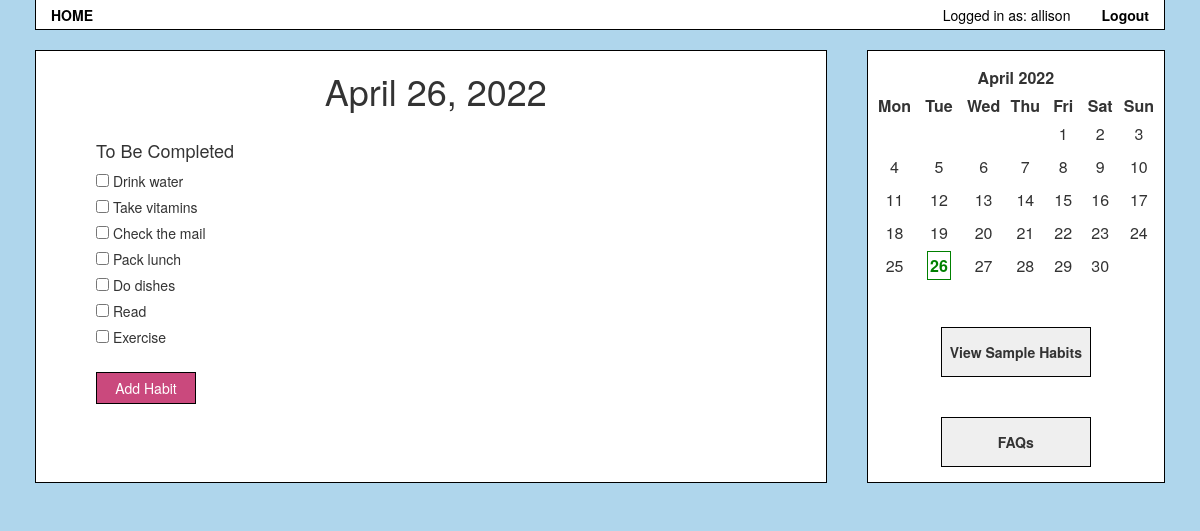
The app's page /index (signed in) with its own data.
### app/models.py (models this page shows, shortened)
class User(UserMixin, db.Model):
    id = db.Column(db.Integer, primary_key=True)
    username = db.Column(db.String(64), index=True, unique=True)
    email = db.Column(db.String(120), index=True, unique=True)
    password_hash = db.Column(db.String(128))
    habits = db.relationship('Habit', cascade='all, delete', backref='user')

class Habit(db.Model):
    id = db.Column(db.Integer, index=True, primary_key=True)
    name = db.Column(db.String(120), index=True)
    date = db.Column(db.Date, index=True)
    completed = db.Column(db.Boolean)
    user_id = db.Column(db.Integer, db.ForeignKey('user.id'))
    def __repr__(self):
        return '<Habit {}>'.format(self.name)

### app/routes.py (the view)
@app.route('/')
@app.route('/index')
def index():
    if current_user.is_anonymous:
        return redirect(url_for('login'))
    today = date.today()
    strdate = today.strftime('%B %d, %Y')
    habits = Habit.query.filter_by(user_id=current_user.id)
    checkedHabits = Habit.query.filter_by(user_id=current_user.id, completed=True, date=today).all()
    uncheckedHabits = []
    for habit in habits:
        if habit not in checkedHabits:
            uncheckedHabits.append(habit)
    print(uncheckedHabits)
    print(checkedHabits)
    month = getMonthCalendar()
    return render_template('index.html', title='Habit Tracker',
    date=strdate, month=month,
    habits=uncheckedHabits, completedHabits=checkedHabits)

### app/helpers.py (called while the page is built)
def getMonthCalendar():
    today = date.today()
    month, year = today.month, today.year
    monthCal = calendar.HTMLCalendar(firstweekday=0)
    calHTML = monthCal.formatmonth(year, month)
    editDate = '>' + str(today.day) + '<'
    display = '><b><span class="today">' + str(today.day) + '</span></b><'
    editedCal = calHTML.replace(str(editDate), display)
    return editedCal

### app/models.py (called while the page is built)
@login.user_loader
def load_user(id):
    return User.query.get(int(id))

### app/templates/index.html (shortened to what this page needs)
{% extends 'bootstrap/base.html' %}
{% block styles %}
{{super()}}
<link rel="stylesheet" href="{{ url_for('static', filename='style.css') }}">
{% endblock %}
{% block content %}
<div class="container">
<div class="main">
{% if current_user.is_anonymous %}
<div class="content">
<p><a class="navlink" href="{{ url_for('login') }}">Login</a> to view habits.</p>
</div>{% else %}
{% include 'viewHabits.html' %}
{% endif %}
{% include 'sidebar.html' %}
</div>
{% endblock %}

### app/templates/header.html (shortened to what this page needs)
{% block head %}
<head>
    <div class="navbar">
        <a class="navlink" href="/">HOME</a>
        <div class="right">
        {% if current_user.is_anonymous %}
        <a class="navlink" href="{{ url_for('login') }}">Login</a>
        {% else %}
        Logged in as: {{ current_user.username }}
        <a class="navlink" href="{{ url_for('logout') }}">Logout</a>
        {% endif %}
        </div>
    </div>
</head>
{% endblock %}

### app/templates/viewHabits.html (shortened to what this page needs)
{% block content %}
<div class="content">
    <h1 class="center-date">{{ date }}</h1>
    <div class="habits">
    <h4>To Be Completed</h4>
    {% for habit in habits %}
    <input type="checkbox" class="habit" id="habit" name="{{habit.id}}">
    <label for="{{habit.id}}">{{ habit.name }}</label>
    {% if showDelete == true %} - <a class="delete-button" name="{{habit.id}}">[DELETE]</a>{% endif %}<br />
    {% endfor %}
    <br />
    <div>
        <a data-target="#habit-modal" role="button" class="btn" data-toggle="modal"><span class="">Add Habit</span></a>
    </div>
    </div>
    </div>
</div>
{% endblock %}

### app/templates/sidebar.html
<div class="sidebar">
    <div class="calendar-display">
        {{ month | safe }}
    </div>
    <br /><br />
    <div class="button-display">
        <button class="sidebar-button">View Sample Habits</button>
        <br /><br /><br />
        <button class="sidebar-button">FAQs</button>
    </div>
</div>

### app/static/style.css (style rules this page uses)
.navbar { background-color: white; border: 1px solid black; border-top: transparent; border-radius: 0; margin-left: 35px; margin-right: 35px; padding-top: 5px; padding-left: 15px; padding-right: 15px; margin-bottom: 0px; font-weight: bold; min-height: 30px; }
.navlink, .navlink:hover { color: black; font-weight: bold; padding: 0px; }
.right { float: right; color: black; font-weight: normal; }
body { background-color: rgb(175, 214, 236); margin: 0px; padding: 0px; }
label { font-weight: normal; }
.container { display: flex; flex-direction: row; width: 100%; }
.sidebar, .main { display: flex; flex-direction: column; margin: 20px; border: 1px solid black; background-color: white; padding-bottom: 15px; }
.sidebar { flex-grow: 1; width: 200px; }
.main { flex-grow: 5; width: 300px; }
.content { padding-left: 10px; }
.center-date { text-align: center; padding-bottom: 20px; }
.habits { padding-left: 50px; font-weight: normal; }
.btn, .btn:hover, .btn:active { background-color: rgb(202, 73, 125); border: 1px solid black; padding: 5px; width: 100px; color: white; border-radius: 0; }
.calendar-display { margin: 5px; }
th { text-align: center; }
th.month { padding-top: 10px; padding-bottom: 5px; width: 50%; margin: 5px auto; text-align: center; }
.month { text-align: center; }
td { padding: 5px; }
.today { color: green; padding: 2px; border: 1px solid green; }
.button-display { align-self: center; }
.sidebar-button { width: 150px; height: 50px; font-weight: bold; border: 1px solid black; }

### records on screen
User: username "allison"
Habit: name "Drink water"
Habit: name "Take vitamins"
Habit: name "Check the mail"
Habit: name "Pack lunch"
Habit: name "Do dishes"
Habit: name "Read"
Habit: name "Exercise"

### other values on screen
{{ month | safe }} "April 2022 Mon Tue Wed Thu Fri Sat Sun 1 2 3 4 5 6 7 8 9 10 11 12 13 14 15 16 17 18 19 20 21 22 23 24 25 26 27 28 29 30"
